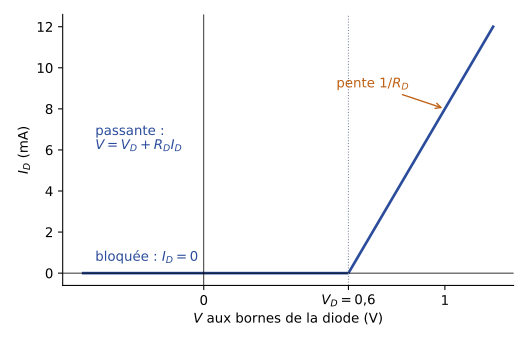

Python code for this plot:
"""EANA1, partiel 2013-2014, ex. I q. 1 — caractéristique linéarisée de la diode.
Reconstruite (Claude) : VD = 0,6 V et RD = 50 Ω (données du sujet)."""
import numpy as np
import matplotlib
matplotlib.use("Agg")
import matplotlib.pyplot as plt
plt.rcParams.update({"font.family": "sans-serif", "font.size": 10, "svg.fonttype": "none"})

VD, RD = 0.6, 50.0
v = np.linspace(-0.5, 1.2, 500)
i = np.where(v > VD, (v - VD) / RD, 0.0) * 1e3   # en mA
fig, ax = plt.subplots(figsize=(5.5, 3.6))
ax.plot(v, i, color="#2B4C9B", lw=2)
ax.axhline(0, color="k", lw=0.6); ax.axvline(0, color="k", lw=0.6)
ax.axvline(VD, color="#7E889B", ls=":", lw=0.8)
ax.annotate("pente $1/R_D$", xy=(1.0, (1.0 - VD) / RD * 1e3), xytext=(0.55, 9),
            arrowprops=dict(arrowstyle="->", color="#BF6014"), color="#BF6014")
ax.text(-0.45, 0.6, "bloquée : $I_D = 0$", color="#2B4C9B")
ax.text(-0.45, 6.0, "passante :\n$V = V_D + R_D I_D$", color="#2B4C9B")
ax.set_xticks([0, VD, 1.0]); ax.set_xticklabels(["0", "$V_D = 0{,}6$", "1"])
ax.set_xlabel("$V$ aux bornes de la diode (V)"); ax.set_ylabel("$I_D$ (mA)")
ax.spines[["top", "right"]].set_visible(False)
fig.tight_layout()
fig.savefig("ann1314-diode-lineaire.svg")
